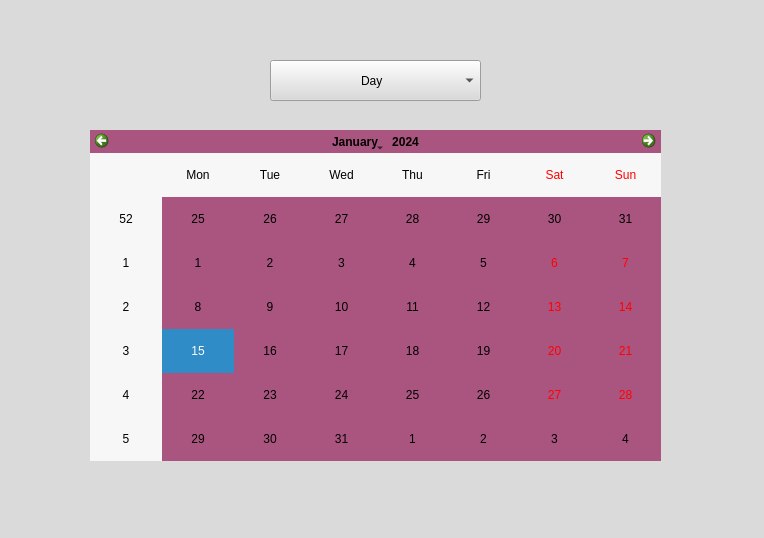
<?xml version="1.0" encoding="UTF-8"?>
<ui version="4.0">
 <class>Dialog</class>
 <widget class="QDialog" name="Dialog">
  <property name="geometry">
   <rect>
    <x>0</x>
    <y>0</y>
    <width>764</width>
    <height>538</height>
   </rect>
  </property>
  <property name="windowTitle">
   <string>Dialog</string>
  </property>
  <property name="styleSheet">
   <string notr="true">background-color: rgb(218, 218, 218);
color: black;</string>
  </property>
  <widget class="QCalendarWidget" name="calendarWidget">
   <property name="geometry">
    <rect>
     <x>90</x>
     <y>130</y>
     <width>571</width>
     <height>331</height>
    </rect>
   </property>
   <property name="styleSheet">
    <string notr="true">background-color: rgb(170, 85, 127);</string>
   </property>
  </widget>
  <widget class="QComboBox" name="comboBox">
   <property name="geometry">
    <rect>
     <x>270</x>
     <y>60</y>
     <width>211</width>
     <height>41</height>
    </rect>
   </property>
   <property name="layoutDirection">
    <enum>Qt::LayoutDirection::LeftToRight</enum>
   </property>
   <property name="styleSheet">
    <string notr="true">padding-left: 90px;</string>
   </property>
   <item>
    <property name="text">
     <string>Day</string>
    </property>
   </item>
   <item>
    <property name="text">
     <string>Week</string>
    </property>
   </item>
   <item>
    <property name="text">
     <string>Month</string>
    </property>
   </item>
  </widget>
 </widget>
 <resources/>
 <connections/>
</ui>
